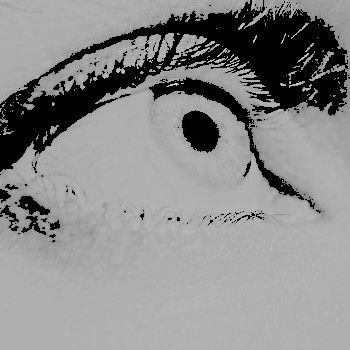
#> input picture picture.jpg, 350 x 350 px
$ python bill_algoo.py
#> lines starting #> are read from the running program, lines starting #| are printed output that depends on the picture; after the words box and inside, x2 and y2 are one past the last pixel; in counts of white or black regions, pixels touching at a corner belong together
import numpy as np
from PIL import Image
import matplotlib.pyplot as plt
import numba

#open the image
path = "picture.jpg"
image = Image.open(path)
#> image is the input picture: PIL image 350x350 RGB; min 0, max 250, mean 139

#convert to float32 and normalize the image 0-1
data = np.array(image).astype(np.float32) / 255.
if len(data.shape)==2:
    data = data[:,:,np.newaxis]

#round the pixel values
data_rounded = np.round(data)
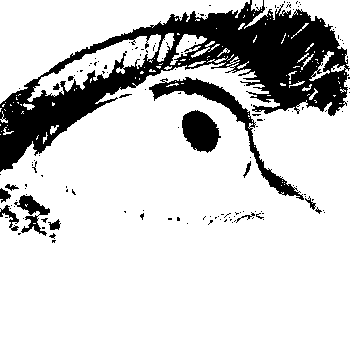
#> data_rounded: shape (350, 350, 3) float32; values 0 (black) and 1 (white), 80.9% white; 148 black regions (133 under 20 px), largest, box (x1, y1, x2, y2) and area: (0, 0, 350, 172) 18507, (149, 77, 304, 200) 2153, (182, 110, 221, 153) 1159
plt.imshow(data_rounded[:,:,0], cmap='Greys_r')
#plt.show()

#implementing Atkinson dithering
@numba.jit("f4[:,:,:](f4[:,:,:])", nopython=True, nogil=True)
def billy(image):
    frac = 8
    Lx, Ly, Lc = image.shape
    for j in range(Ly):
        for i in range(Lx):
            for c in range(Lc):
                rounded = round(image[i,j,c])
                err = image[i,j,c] - rounded
                image[i,j,c] = rounded
                if i<Lx-1: image[i+1,j,c] += err / frac
                if i<Lx-2: image[i+2,j,c] += err /frac
                if j<Ly-1:
                    image[i,j+1,c] += err / frac
                    if i>0: image[i-1,j+1,c] += err / frac
                    if i<Lx-1: image[i+1,j+1,c] += err / frac
                if j<Ly-2: image[i,j+2,c] += err / frac
    return image

#apply Floyd Steinberg dithering to the image
data_bill = billy(data.copy())
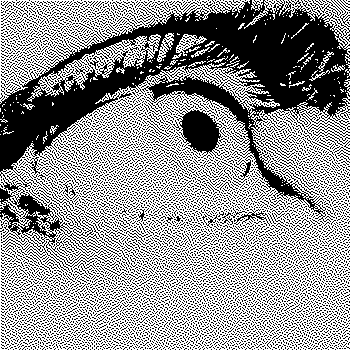
#> data_bill: shape (350, 350, 3) float32; values 0 (black) and 1 (white), 57.5% white; 7097 black regions (7051 under 20 px), largest, box (x1, y1, x2, y2) and area: (0, 0, 350, 272) 27424, (174, 108, 225, 160) 1336, (234, 209, 272, 226) 152
plt.imshow(data_bill[:,:,0], cmap='Greys_r')
plt.show()
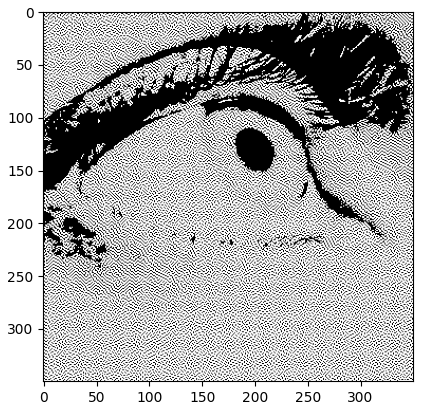
#> figure drawn by matplotlib, 1 panel
